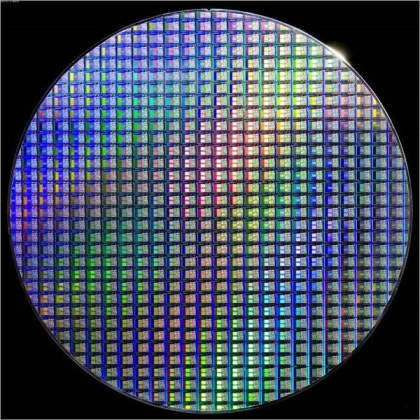
#> input picture wafer.jpg, 420 x 420 px, found by its file name
$ jupyter execute --allow-errors '1_01_OpenCV_영상의_읽기쓰기.ipynb'   (shell and % lines are left out)
#> lines starting #> are read from the running program, lines starting #| are printed output that depends on the picture; after the words box and inside, x2 and y2 are one past the last pixel; in counts of white or black regions, pixels touching at a corner belong together
[cell 1]
#OPENCV 설치

opencv-python 특이점

1. opencv 'pixel' 값을 numpy 로 표현
2. (colab) matplotlib에 이미지 표현을 맡김

[cell 2]
# 경로(path)
# - 절대경로 : C:\Users\ppos7\Downloads
# - 상대경로 : /content/drive/MyDrive/

[cell 3]
# present working directory(현재 작업 폴더)

[cell 4]
image_path = '/wafer.jpg'

[cell 5]
import os
import numpy as np
import cv2

import matplotlib.pyplot as plt

[cell 6]
# opencv에서 이미지 읽어 올 때 cv2.imread(이미지 경로)

cv2.imread(image_path)

#> (a cell that did not finish here is left out)

[cell 8]
src = cv2.imread(image_path)
#> src is the input picture: shape (420, 420, 3); mean B, G, R 94.1, 76.8, 68.7
dst = cv2.cvtColor(src, cv2.COLOR_BGR2RGB)

print(f'차원(channel) : {src.ndim}')
#| 차원(channel) : 3
print(f'형태(shape): {src.shape}') # (420,420,3) (높이(height), 너비(width), 채널(channel))
#| 형태(shape): (420, 420, 3)
print(f'데이터 타입: {src.dtype}') # unit8 unsigned int >> pixel 을 얼마나 자세하게 표현하는가?
#| 데이터 타입: uint8

[cell 9]
# 저장 경로
save_path = '/complete.jpg'
cv2.imwrite(save_path, dst)
#> Out = True

**3차원이 뭐예요?** 📦

**차원별 의미:**
1. **1차원 (높이)**: 이미지의 세로 (위↔아래)
2. **2차원 (너비)**: 이미지의 가로 (좌↔우)
3. **3차원 (채널)**: 색상 정보 (R, G, B 3가지)

**비유로 이해하기:**
- 아파트 주소를 생각해보세요
  - 1차원: 101호, 102호, 103호... (일렬)
  - 2차원: 1층 101호, 2층 201호... (평면)
  - 3차원: A동 1층 101호, B동 2층 201호... (입체)

**흑백 vs 컬러:**
```
흑백 사진 = 2차원 [높이][너비]
컬러 사진 = 3차원 [높이][너비][RGB 3개]
```

uint8 의미는?

- unsigned : 부호(+,-) 없음 (음수 없음, 0 이상만)
- 8 : 2^8 = 256 (즉, 256가지 값으로 표현)
- 256 값 >> 0-255 범위 갖는다
- 0: 완전 어두워(검정), 255: 완전 밝아 (하양)

[cell 10]
src.ndim
#> Out = 3

[cell 11]
if src.ndim == 2:
    print("흑백 사진입니다")
elif src.ndim == 3:
    print("컬러 사진입니다")

[cell 12]
cv2.resize(src, (224, 224)) # 크기변경

[cell 13]
height, width = src.shape[:2]
#> height = 420; width = 420
print(f"이미지 크기: {width} x {height}")
#| 이미지 크기: 420 x 420

# AI 모델 입력 크기 확인
if width != 224 or height != 224:
    src = cv2.resize(src, (224, 224))  # 크기 조정
#> src: shape (224, 224, 3)

[cell 14]
# 타입 변경
src.astype('float')

그림 연산
- 사칙연산 (+,-,*,/)
- 논리연산(AND, OR, XOR, NOT)

[cell 15]
cv2.imread(image_path)

[cell 16]
src = cv2.imread(image_path)
cv2.add(src, 100)

[cell 17]
dst = cv2.add(src, 100)
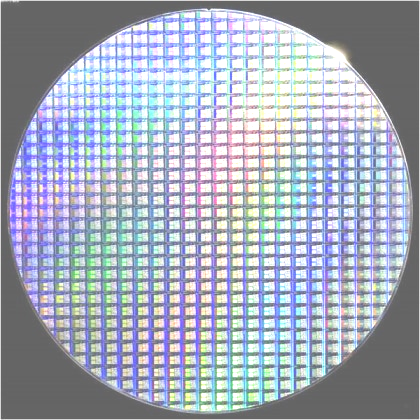
#> dst: shape (420, 420, 3); mean B, G, R 186.3, 171.9, 164.9
plt.imshow(dst)

[cell 18]
cv2.subtract(src, 100)

[cell 19]
#cv2.add(+) 각 픽셀에 100이라는 숫자를 더 함 결과 : 밝아짐
#cv2.subtract(-) 각 픽셀에 100이라는 숫자를 뺌 결과 : 어두워짐

[cell 20]
src.shape
#> Out = (420, 420, 3)
# (420,420,3) = (높이, 너비, 채널) = (h,w,c)
# 세로로 420개 pixel, 가로로 420개 pixel, RGB 3가지 색상 정보

[cell 21]
print(f'픽셀 수: {420*420*3}')
# 우와, 이미지 한 장에 52만 개 이상의 숫자로 되어 있구나.

[cell 22]
529200 * 100000

[cell 23]
src

[cell 24]
image = src.copy() # 원본 손상 안되게 복사본 만들기

# s > 1 : 이미지가 더 밝아지고, 대비(contrast)가 강해짐 => 이미지가 뚜렷해짐
# s < 1 : 이미지가 더 어두워지고, 대비가 약해짐

s = 0.5
print(cv2.multiply(image, 2))
#> (printed output is left out)
# multiply(곱하기)

[cell 25]
cv2.multiply(image, 4)

[cell 26]
dst1 = cv2.multiply(image, 2)
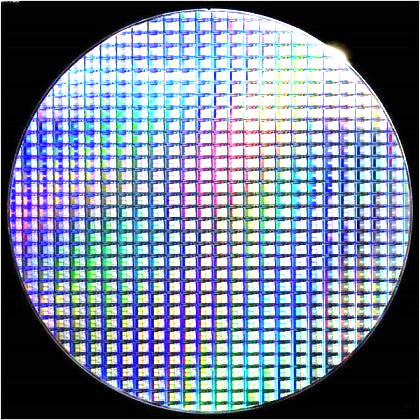
#> dst1: shape (420, 420, 3); mean B, G, R 156.4, 132.8, 121.2
cv2.divide(image, s)
# divide (나누기)

[cell 27]
print(cv2.divide(image, s))
#> (printed output is left out)

[cell 28]
src.shape
src.dtype
np.empty(src.shape, src.dtype)
# 원본 이미지 크기(src.shape)만큼 빈 공간 생성 / 빈 공간을 채울 숫자 타입

[cell 29]
src.shape
#> Out = (420, 420, 3)

[cell 30]
dst = np.empty(src.shape, src.dtype)

# for 반복문을 돌아 다니게 할 거예요 (높이, 너비)
for y in range(src.shape[0]):
  for x in range(src.shape[1]):
    dst[y,x] = src[y,x] + 50
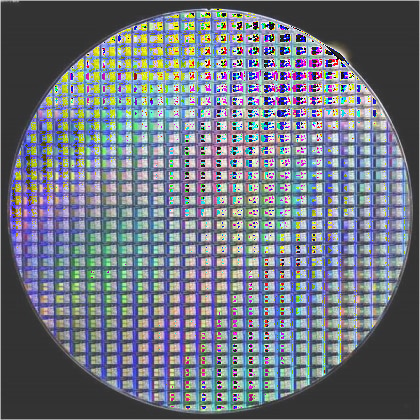
#> dst: shape (420, 420, 3); mean B, G, R 129.6, 117.9, 111.7

plt.imshow(dst)

논리 연산
- AND(교집합) : 둘다 True(1)
- OR(합집합) : 둘다 False(0)여야 False / 하나만 True 여도 True
- XOR(~합집합) : 하나가 True면 다른 하나가 False 여야 True
- NOT (원래 값 뒤집는 것)

[cell 31]
#도형을 생성함
#np.zeros(크기, 데이터타입) = 0이라는 값으로 채워진 '크기' 만큼의 데이터를 만듦
np.zeros((200,200), dtype=np.uint8)

[cell 32]
img1 = np.zeros((200,200), dtype=np.uint8)
img2 = np.zeros((200,200), dtype=np.uint8)

# 도형 그리기
# cv2.rectangle (사각형)
# >> 어느 이미지 위에 그릴 건지, (시작점 x,y) (끝점의 x,y) (색깔)(선의 두께)
# cv2.rectangle(img1, (50,50),(150,150),(125,125,30), 2)
cv2.rectangle(img1, (50,50),(150,150),(125,125,30), 2)
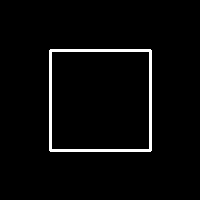
#> img1: shape (200, 200); values 0 (black) and 125 (white), 3% white; 1 white region, box (x1, y1, x2, y2) and area: (49, 49, 152, 152) 1196

[cell 33]
cv2.rectangle(img1, (50,50),(150,150),(125,125,30), -1)
#> img1: shape (200, 200); values 0 (black) and 125 (white), 26.5% white; 1 white region, box (x1, y1, x2, y2) and area: (49, 49, 152, 152) 10605
# -1 : 안을 채운다

[cell 34]
cv2.circle(img2, (100,100),70,(40,170,70), 2)
#> img2: shape (200, 200); values 0 (black) and 40 (white), 3.2% white in thin lines or dots, all inside (x1, y1, x2, y2) = (29, 29, 172, 172)
# (image, 원의 중심좌표, 반지름 길이(r=radius), 색깔, 선의 두께)

[cell 35]
cv2.circle(img2, (100,100),70,(40,170,70), -1)
#> img2: shape (200, 200); values 0 (black) and 40 (white), 40.1% white; 1 white region, box (x1, y1, x2, y2) and area: (29, 29, 172, 172) 16027

[cell 36]
# matplotlib 여러개 그래프 동시 그리기
fig, axes = plt.subplots(1,2, figsize=(6,3))

axes[0].imshow(img1)
axes[0].set_title('rectangle')
axes[1].imshow(img2)
axes[1].set_title('circle')
plt.show()

[cell 37]
# 컬러 출력인데 흑백으로 나와요?
# 오케이. 해결해 줄게
img1 = np.zeros((200,200, 3), dtype=np.uint8) # BGR 의 3채널
img2 = np.zeros((200,200, 3), dtype=np.uint8) # BGR 의 3채널

[cell 38]
cv2.rectangle(img1, (50,50),(150,150),(125,125,30), -1) # 사각형
#> img1: shape (200, 200, 3)

[cell 39]
cv2.circle(img2, (100,100),70,(40,170,70), -1)
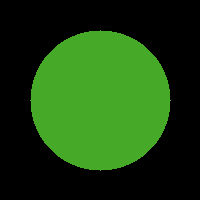
#> img2: shape (200, 200, 3); mean of channels 0, 1, 2 15.4, 65.3, 26.9; drawn as B, G, R

[cell 40]
# matplotlib 여러개 그래프 동시 그리기
fig, axes = plt.subplots(1,2, figsize=(6,3))

axes[0].imshow(cv2.cvtColor(img1, cv2.COLOR_BGR2RGB))
axes[0].set_title('rectangle')
axes[1].imshow(cv2.cvtColor(img2, cv2.COLOR_BGR2RGB))
axes[1].set_title('circle')
plt.show()

[cell 41]
# AND 연산(교집합) : 겹치는 부분만 그림에 넣는다

cv2.bitwise_and(img1, img2)

[cell 42]
bit_and = cv2.bitwise_and(img1, img2)
cv2.add(bit_and, 100)

[cell 43]
bit_and = cv2.add(bit_and, 100)
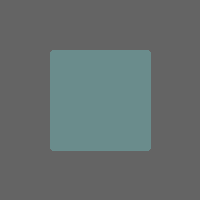
#> bit_and: shape (200, 200, 3); mean of channels 0, 1, 2 110.2, 110.2, 101.5; drawn as B, G, R

fig, axes = plt.subplots(1,2, figsize=(6,3))
axes[0].imshow(img1) #cmap (color map)
axes[0].set_title('rectangle')

axes[1].imshow(bit_and) #cmap (color map)
axes[1].set_title('rectangle_change')

plt.show()

[cell 44]
#도형을 생성함
#np.zeros(크기, 데이터타입) = 0이라는 값으로 채워진 '크기' 만큼의 데이터를 만듦
img1 = np.zeros((200, 200), dtype=np.uint8)
img2 = np.zeros((200, 200), dtype=np.uint8)

#도형 그리기
#cv2.사각형(어느 이미지 위에 그릴건지, (시작점 x, y), (끝점의 x, y),
#                                                        색깔, 선의 두께(-1이면, 안을 채움))
cv2.rectangle(img1, (50, 50), (150, 150), (125, 125, 30), -1)
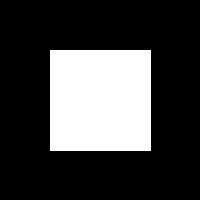
#> img1: shape (200, 200); values 0 (black) and 125 (white), 25.5% white; 1 white region, box (x1, y1, x2, y2) and area: (50, 50, 151, 151) 10201
#cv2.원(어느 이미지 위에 그릴지, (원의 중심좌표), 반지름 길이, 색깔, 선의 두께)
cv2.circle(img2, (100,100), 70, (40,170,70), -1)
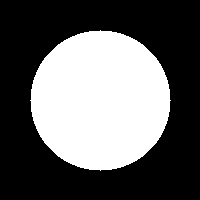
#> img2: shape (200, 200); values 0 (black) and 40 (white), 38.4% white; 1 white region, box (x1, y1, x2, y2) and area: (30, 30, 171, 171) 15373

#matplotlib의 여러 개 그래프 동시에 그리기
fig, axes = plt.subplots(1, 2, figsize=(6,3))

axes[0].imshow(img1)
axes[0].set_title('rectangle')

axes[1].imshow(img2)
plt.show()

[cell 45]
#AND연산(교집합) -> 겹치는 부분만 그림에 남는다.
bit_and = cv2.bitwise_and(img1, img2)
bit_and = cv2.add(bit_and, 100)
fig, axes = plt.subplots(1, 2, figsize=(6,3))

axes[0].imshow(img1, cmap='gray')
axes[0].set_title('rectangle')

axes[1].imshow(bit_and, cmap='gray')
axes[1].set_title('changes')
plt.show()

[cell 46]
# 합집합

#OR연산(합집합) -> 두 쪽 중 어느 하나라도 포함되는 픽셀은 표현
img1 = np.zeros((200, 200), dtype=np.uint8)
img2 = np.zeros((200, 200), dtype=np.uint8)

cv2.rectangle(img1, (50, 50), (150, 150), (125, 125, 30), -1)
cv2.circle(img2, (100,100), 70, (40,170,70), -1)

bit_or2 = cv2.bitwise_or(img1, img2)
fig, axes = plt.subplots(1, 2, figsize=(6,3))

axes[0].imshow(img1, cmap='gray')
axes[0].set_title('rectangle')

axes[1].imshow(bit_or2, cmap='gray')
axes[1].set_title('changes')
plt.show()

[cell 47]
#XOR
img1 = np.zeros((200, 200), dtype=np.uint8)
img2 = np.zeros((200, 200), dtype=np.uint8)

cv2.rectangle(img1, (50, 50), (150, 150), (125, 125, 30), -1)
cv2.circle(img2, (100,100), 70, (40,170,70), -1)

bit_xor = cv2.bitwise_xor(img1, img2)
fig, axes = plt.subplots(1, 2, figsize=(6,3))

axes[0].imshow(img1, cmap='gray')
axes[0].set_title('rectangle')

axes[1].imshow(bit_xor, cmap='gray')
axes[1].set_title('changes')
plt.tight_layout()
plt.show()
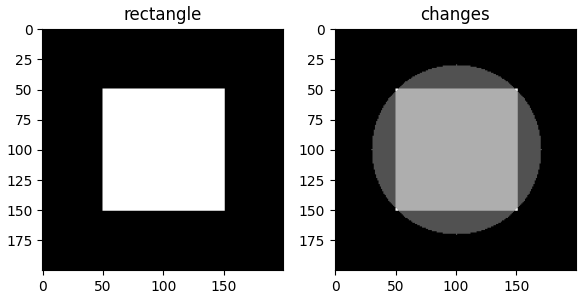
#> figure drawn by matplotlib, 2 panels

[cell 48]
#NOT

img1 = np.zeros((200, 200), dtype=np.uint8)
img2 = np.zeros((200, 200), dtype=np.uint8)

cv2.rectangle(img1, (50, 50), (150, 150), (125, 125, 30), -1)

bit_not = cv2.bitwise_not(img1)
fig, axes = plt.subplots(1, 2, figsize=(6,3))

axes[0].imshow(img1, cmap='gray')
axes[0].set_title('rectangle')

axes[1].imshow(bit_not, cmap='gray')
axes[1].set_title('changes')
plt.tight_layout()
plt.show()
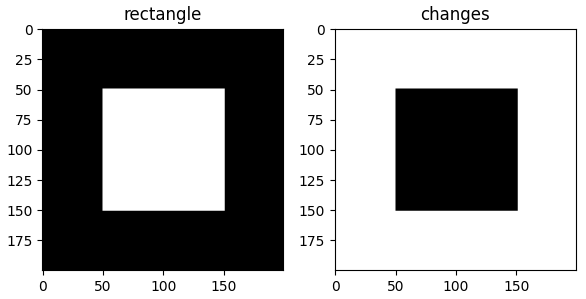
#> figure drawn by matplotlib, 2 panels

$ run again, with salt.jpg copied over wafer.jpg
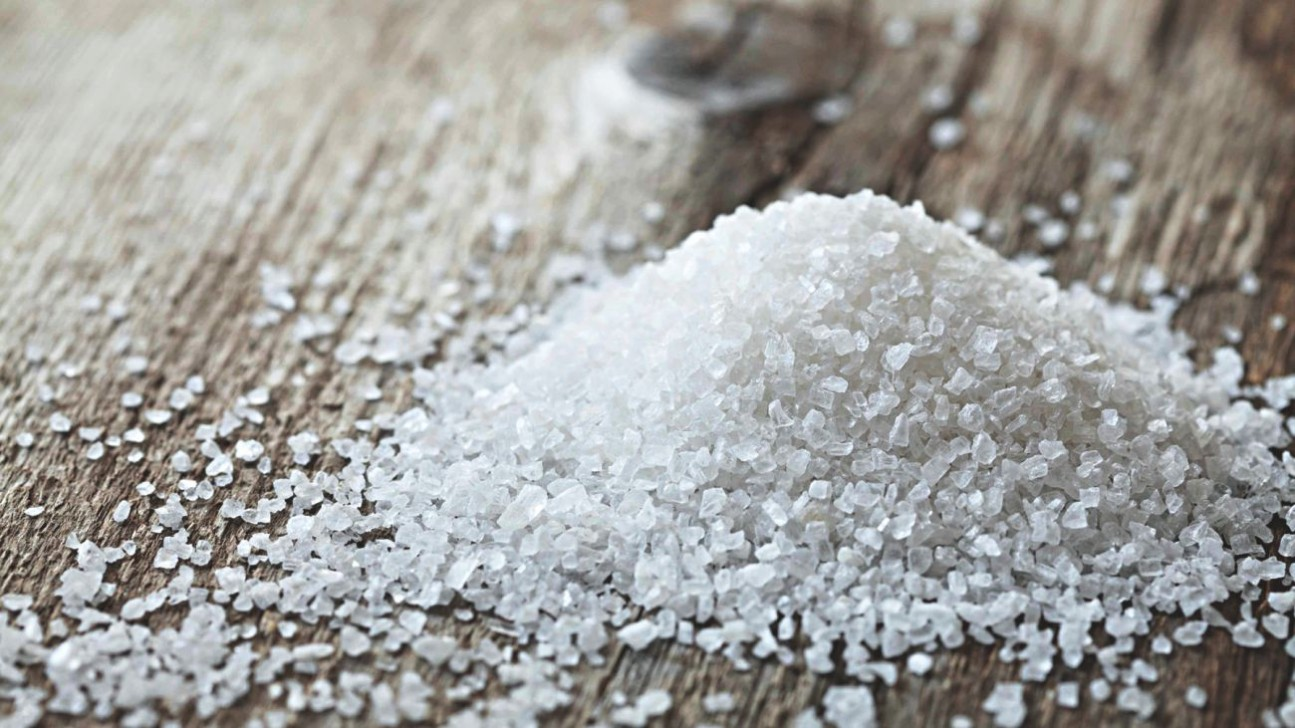
#> input picture salt.jpg, 1295 x 728 px, found by its file name
#> src is the input picture: shape (728, 1295, 3); mean B, G, R 158.1, 160.6, 160.7
#| 차원(channel) : 3
#| 형태(shape): (728, 1295, 3)
#| 데이터 타입: uint8
#> `cv2.imwrite(save_path, dst)`: Out = True
#| 이미지 크기: 1295 x 728
#> src: shape (224, 224, 3)
#> (printed output is left out)
#> `dst1 = cv2.multiply(image, 2)`:
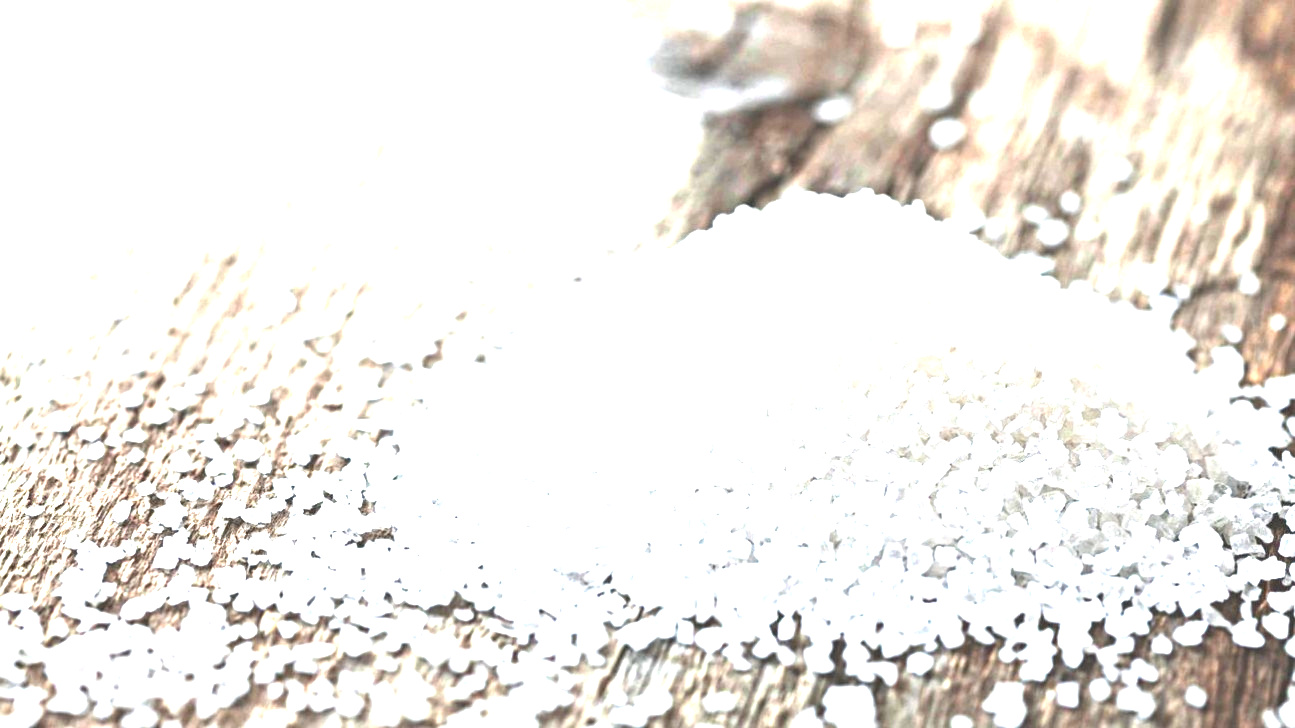
#> dst1: shape (728, 1295, 3); mean B, G, R 231.9, 235.9, 239.5
#> (printed output is left out)
#> after the loop `for y in range(src.shape[0]):`:
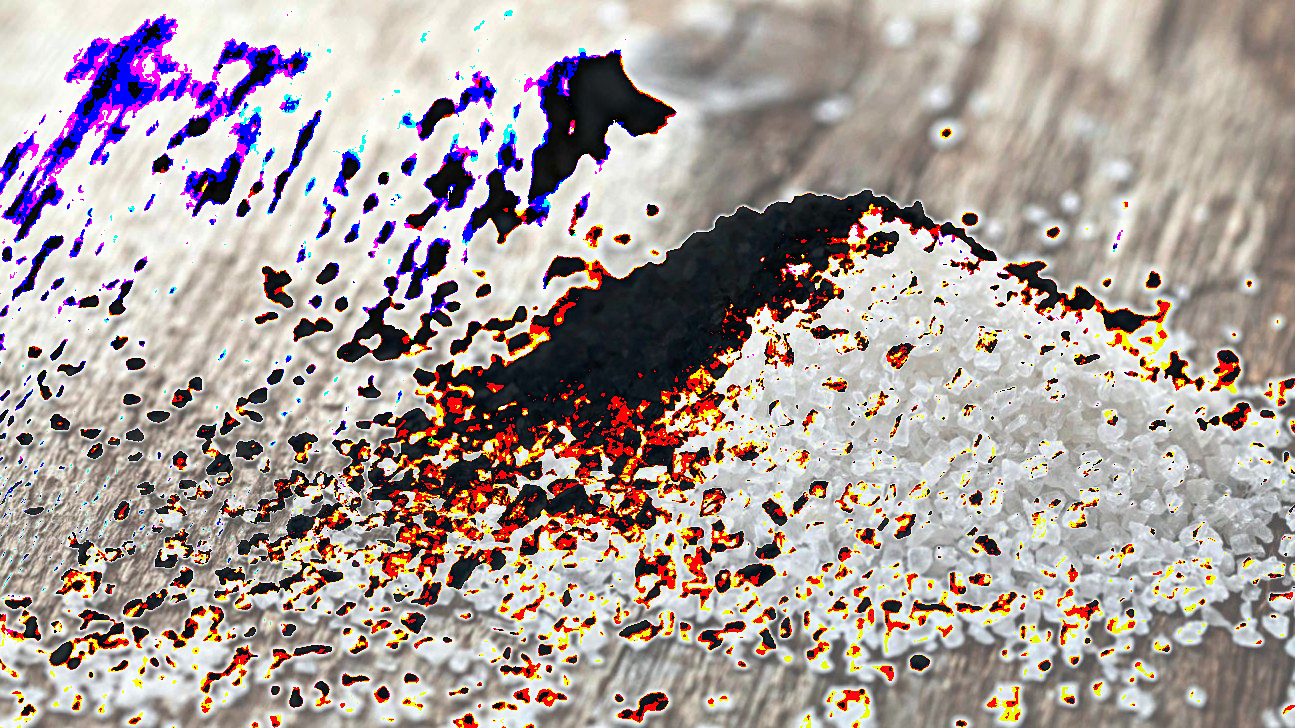
#> dst: shape (728, 1295, 3); mean B, G, R 155, 158.2, 170.4
